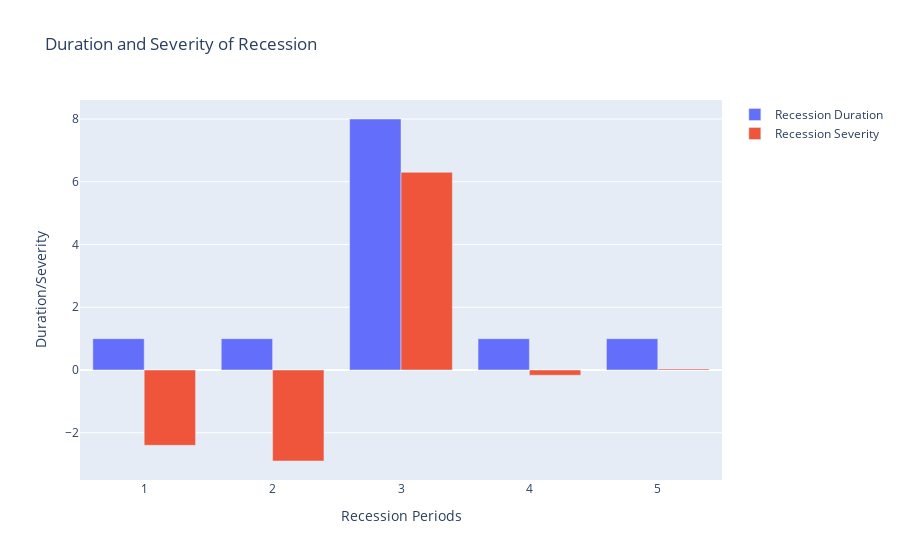

Notebook source saved alongside this figure:
### Code cell
quarterly_data['Recession Start'] = quarterly_data['Recession'].ne(quarterly_data['Recession'].shift()).cumsum()
recession_periods = quarterly_data.groupby('Recession Start')
recession_duration = recession_periods.size()
recession_severity = recession_periods['GDP Growth'].sum()

fig = go.Figure()
fig.add_trace(go.Bar(x=recession_duration.index, y=recession_duration,
                     name='Recession Duration'))
fig.add_trace(go.Bar(x=recession_severity.index, y=recession_severity,
                     name='Recession Severity'))

fig.update_layout(title='Duration and Severity of Recession',
                  xaxis_title='Recession Periods',
                  yaxis_title='Duration/Severity')

fig.show()

### Figure 1 — Plotly figure (JSON) as saved in the notebook; plotly's stock layout.template omitted (floating-point values rounded to 4 significant figures)
{"data": [{"name": "Recession Duration", "type": "bar", "x": [1, 2, 3, 4, 5], "y": [1, 1, 8, 1, 1]}, {"name": "Recession Severity", "type": "bar", "x": [1, 2, 3, 4, 5], "y": [-2.4, -2.9, 6.3, -0.1667, 0.03333]}], "layout": {"title": {"text": "Duration and Severity of Recession"}, "xaxis": {"title": {"text": "Recession Periods"}}, "yaxis": {"title": {"text": "Duration/Severity"}}}}
